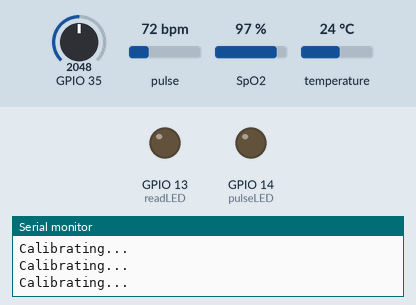
This sketch was run on a simulated ESP32. On the bench: output pins drawn as LEDs (lit = HIGH), the last lines printed to the serial monitor. The test bench sets the inputs (shaded band); at power-on: GPIO 35 = 2048, pulse 72 bpm, SpO2 97 %, temperature 24 °C (analog values on the 0–4095 scale). WiFi joins after 1.5 s; servers stay silent unless stated; uploads are accepted with an empty reply.

Above: at 2.7 s.
At 7.7 s:
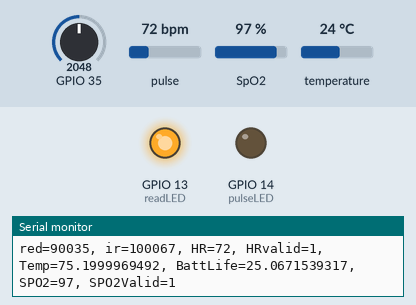
Timing chart, 0 to 9.5 s (numbered marks = the images above):
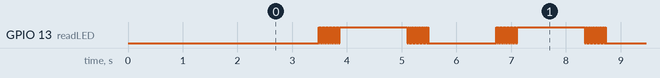

The sketch:

HOSAILCDMACCode23v2.ino
```cpp
/*
  Name: Wilson Dhalwani
  Date: 5/9/23
  Projekt: HOSA ILC DMAC
  Credits:
    -> SparkFun MAX3010x Sensor Library for help with GYMAX30102 Sensor
    -> https://www.instructables.com/DS18B20-temperature-probe-with-LCD/ for help with temp sensor
    -> https://randomnerdtutorials.com/esp32-wifimulti/#:~:text=It%20allows%20you%20to%20register,next%20network%20on%20the%20list for help with multiconnectWifi
    -> Giacomo Pugliese for help with website interfacing
    -> Myself for the rest (yes I actually had to program a lot; it was fun tho)
  Notes:
    Hello either Future Wilson or HOSA ILC Judges!!!! :))
      -> If Future Wilson:
          > Make sure to change the wifi for the one that is currently accesible
          > Also Battery Capacitance
            - Prob will either be 500 mAh or 2000 mAh
          > Light Table
            - Red: Bad; Some Error (Reset board and adjust; Check serial monitor)
            - Green: GOOD GOOD GOOD YOU ARE FINALLY DOING SOMETHING GOOD
            - Blue: We be loadin yk
          //////////////////////////////////////////////////////////////////////////////////////////////> deviceID = 123005; CAN BE FOUND DOWN BELOW
          > deviceID = 5261; CAN BE FOUND DOWN BELOW
      -> If HOSA ILC Judges:
          > Have a good day, and enjoy our projekt !!!!
*/


//Libraries
#include <Arduino.h>
#include <WiFi.h>
#include <WiFiMulti.h>
#include <HTTPClient.h>
#include <SoftwareSerial.h>
#include <OneWire.h>
#include "MAX30105.h"
#include "spo2_algorithm.h"
#include "heartRate.h"

//WIFI and Website Stuff
  //HOME
  //  const char* WIFI_SSID = "wifiuser";
  //  const char* WIFI_PASS = "wifipassword";
  //SCHOOL
  //  const char* WIFI_SSID = "Bergen-Staff";
  //  const char* WIFI_PASS = "I@m@nEduc@tor";
  //GIACOMO iPhone
  //  const char* WIFI_SSID = "Giacomo-iPhone";
  //  const char* WIFI_PASS = "Octane3245";
  //Wilson iPhone
    const char* WIFI_SSID = "Midlandswim iPhone";
    const char* WIFI_PASS = "wd123456";
  //HOSA ILC
  //  const char* WIFI_SSID = "HOSAILC23";
  //  const char* WIFI_PASS = "2023!Hosa";


//Wifi & Website
  const char* FASTAPI_BACKEND_URL = "https://smart-chart-backend-8726395027f2.herokuapp.com/data";
  HTTPClient http;

//Temp Sensor Stuff
  int DS18S20_Pin = 32;        //DS18S20 Signal pin on digital 32
  char tmpstring[10];
  OneWire ds(DS18S20_Pin);   //Temperature chip i/o

//battery Stuff
  const float VOLTAGE_DIVIDER_RATIO = 2.0;   // Voltage divider ratio
  const float VOLTAGE_DIVIDER_OFFSET = 0.0;  // Voltage divider offset
  const float BATTERY_CAPACITY = 500.0;      // Battery capacity in mAh
  //const float BATTERY_CAPACITY = 2000.0;      // Battery capacity in mAh  FOR BIG BOI BATTERY
  const float BATTERY_VOLTAGE_MIN = 3.0;     // Minimum safe battery voltage
  //const float BATTERY_VOLTAGE_MID = 3.7;     // Minimum safe battery voltage NEVER USED, ONLY FOR REFERENCE
  const float BATTERY_VOLTAGE_MAX = 4.2;     // Maximum safe battery voltage
  float battery_voltage = 0.0;     // Battery voltage in volts
  float battery_percentage = 0.0;  // Battery life percentage

//PulseOxi Sensor Stuff
  MAX30105 particleSensor;
  #define MAX_BRIGHTNESS 255
  #if defined(__AVR_ATmega328P__) || defined(__AVR_ATmega168__)
  //Arduino Uno doesn't have enough SRAM to store 100 samples of IR led data and red led data in 32-bit format
  //To solve this problem, 16-bit MSB of the sampled data will be truncated. Samples become 16-bit data.
  uint16_t irBuffer[100];   //infrared LED sensor data
  uint16_t redBuffer[100];  //red LED sensor data
  #else
  uint32_t irBuffer[100];   //infrared LED sensor data
  uint32_t redBuffer[100];  //red LED sensor data
  #endif
  int32_t bufferLength;   //data length
  int32_t spo2;           //SPO2 value
  int8_t validSPO2;       //indicator to show if the SPO2 calculation is valid
  int32_t heartRate;      //heart rate value
  int8_t validHeartRate;  //indicator to show if the heart rate calculation is valid
  byte pulseLED = 14;  //Must be on PWM pin
  byte readLED = 13;   //Blinks with each data read

//Where the fun begins! Initilization
void setup() {
  //board initator
    Serial.begin(115200);

  WiFi.begin(WIFI_SSID, WIFI_PASS);

  while (WiFi.status() != WL_CONNECTED) {
    delay(1000);
    Serial.println("Connecting to Wi-Fi...");
    neopixelWrite(0, 0, 0, 255);
  }

  Serial.println("Connected to Wi-Fi!");
  neopixelWrite(0, 0, 255, 0);

  // Configure ADC for 12-bit resolution and voltage range of 0-3.3V
    analogReadResolution(12);
    analogSetAttenuation(ADC_11db);
    pinMode(pulseLED, OUTPUT);
    pinMode(readLED, OUTPUT);

  // Initialize sensor
    if (!particleSensor.begin(Wire, I2C_SPEED_FAST))  //Use default I2C port, 400kHz speed
    {
      Serial.println(F("MAX30105 was not found. Please check wiring/power."));
      neopixelWrite(0, 255, 0, 0);
      while (1)
        ;
    }

  //load and implement custom settings
    neopixelWrite(0, 0, 255, 0);
    byte ledBrightness = 60;  //Options: 0=Off to 255=50mA
    byte sampleAverage = 1;   //Options: 1, 2, 4, 8, 16, 32  (1 gives way more accurate bpm)
    byte ledMode = 2;         //Options: 1 = Red only, 2 = Red + IR, 3 = Red + IR + Green
    byte sampleRate = 100;    //Options: 50, 100, 200, 400, 800, 1000, 1600, 3200
    int pulseWidth = 411;     //Options: 69, 118, 215, 411
    int adcRange = 4096;      //Options: 2048, 4096, 8192, 16384

    particleSensor.setup(ledBrightness, sampleAverage, ledMode, sampleRate, pulseWidth, adcRange);  //Configure sensor with these settings
}

//gettemp from sensor function
float getTemp() {
  //returns the temperature from one DS18S20 in DEG Celsius

  byte data[12];
  byte addr[8];

  if (!ds.search(addr)) {
    //no more sensors on chain, reset search
    ds.reset_search();
    return -1000;
  }

  if (OneWire::crc8(addr, 7) != addr[7]) {
    Serial.println("CRC is not valid!");
    neopixelWrite(0, 255, 0, 0);
    return -1000;
  }

  if (addr[0] != 0x10 && addr[0] != 0x28) {
    Serial.print("Device is not recognized");
    neopixelWrite(0, 255, 0, 0);
    return -1000;
  }

  ds.reset();
  ds.select(addr);
  ds.write(0x44, 1);  // start conversion, with parasite power on at the end

  byte present = ds.reset();
  ds.select(addr);
  ds.write(0xBE);  // Read Scratchpad

  for (int i = 0; i < 9; i++) {  // we need 9 bytes
    data[i] = ds.read();
  }

  ds.reset_search();

  byte MSB = data[1];
  byte LSB = data[0];

  float tempRead = ((MSB << 8) | LSB);  //using two's compliment
  float TemperatureSum = tempRead / 16;

  return TemperatureSum;
}

//Where the fun perpetuates into either bliss or chaos....
void loop() {

  //temp sensor
    float temperature = getTemp();
    float tmp = (int)temperature;   //in celsious
    float tempF = ((tmp * 1.8) + 32);   //1.8 = 9/5 so gives farenheit
    Serial.println(tempF);

  //batteryLife
    // Read battery voltage using voltage divider circuit
    int battery_adc_value = analogRead(35);                                                    // ADC channel 35 (GPIO35)
    float battery_adc_voltage = (battery_adc_value / 4095.0) * 3.3;                            // Convert ADC value to voltage
    battery_voltage = (battery_adc_voltage * VOLTAGE_DIVIDER_RATIO) + VOLTAGE_DIVIDER_OFFSET;  // Calculate battery voltage
    // Calculate battery life percentage
    battery_percentage = ((battery_voltage - BATTERY_VOLTAGE_MIN) / (BATTERY_VOLTAGE_MAX - BATTERY_VOLTAGE_MIN)) * 100.0;
    if (battery_percentage > 100.0) {
      battery_percentage = 100.0;
    } else if (battery_percentage < 0.0) {
      battery_percentage = 0.0;
    }
    // Print battery information to serial monitor
    Serial.print("Battery Voltage: ");
    Serial.print(battery_voltage, 2);
    Serial.print(" V, Battery Life: ");
    Serial.print(battery_percentage, 0);
    Serial.println("%");

  //MAX30102
    bufferLength = 100;  //buffer length of 100 stores 4 seconds of samples running at 25sps
    //read the first 100 samples, and determine the signal range
    for (byte i = 0; i < bufferLength; i++) {
      while (particleSensor.available() == false)  //do we have new data?
        particleSensor.check();                    //Check the sensor for new data
      redBuffer[i] = particleSensor.getRed();
      irBuffer[i] = particleSensor.getIR();
      particleSensor.nextSample();  //We're finished with this sample so move to next sample
      neopixelWrite(0, 0, 0, 255);
      Serial.println("Calibrating...");
      // Serial.print(F("red="));
      // Serial.print(redBuffer[i], DEC);
      // Serial.print(F(", ir="));
      // Serial.println(irBuffer[i], DEC);
    }

    //calculate heart rate and SpO2 after first 100 samples (first 4 seconds of samples)
    maxim_heart_rate_and_oxygen_saturation(irBuffer, bufferLength, redBuffer, &spo2, &validSPO2, &heartRate, &validHeartRate);


  //Continuously taking samples from MAX30102, temp sensor, and then sends to website.
  while (1) {

    //data assignments
      float temp = tempF;
      float battLife = battery_percentage;
      int deviceID = 5261;
      float HeartRate = heartRate;  //HR should be between 60 and 95
      float Spo2 = spo2;       //SPO2 should be between 95 and 100
      float alive = 1;


    //send data to Website
      if (WiFi.status() == WL_CONNECTED) {
        String json = "{\"temp\": " + String(temp) + ", \"battLife\": " + String(battLife) + ", \"deviceID\": " + String(deviceID) + ", \"HeartRate\": " + String(HeartRate) + ", \"Spo2\": " + String(Spo2) + ", \"alive\": " + String(alive) + "}";
        http.begin(FASTAPI_BACKEND_URL);
        http.addHeader("Content-Type", "application/json");
        //Serial.println("Hello");
        int httpCode = http.POST(json);
        String payload = http.getString();

        if (httpCode > 0) {
          Serial.println("Values sent to the FastAPI backend!");
          neopixelWrite(0, 0, 255, 0);
        } else {
          neopixelWrite(0, 255, 0, 0);
          Serial.print("Error sending values. HTTP code: ");
          Serial.println(httpCode);
        }

        http.end();
      } else {
        Serial.println("Error connecting to the FastAPI backend!");
        neopixelWrite(0, 255, 0, 0);
      }

    //help the memory
      //dumping the first 25 sets of samples in the memory and shift the last 75 sets of samples to the top
      for (byte i = 25; i < 100; i++) {
        redBuffer[i - 25] = redBuffer[i];
        irBuffer[i - 25] = irBuffer[i];
      }

    //keep taking data, end if no finger
      //take 25 sets of samples before calculating the heart rate.
      for (byte i = 75; i < 100; i++) {
        while (particleSensor.available() == false)  //do we have new data?
          particleSensor.check();                    //Check the sensor for new data

        digitalWrite(readLED, !digitalRead(readLED));  //Blink onboard LED with every data read

        redBuffer[i] = particleSensor.getRed();
        irBuffer[i] = particleSensor.getIR();
        particleSensor.nextSample();  //We're finished with this sample so move to next sample

        if (irBuffer[i] < 6000) {
          Serial.println(F("No Finger in Clip! Reset Board."));
          neopixelWrite(0, 255, 0, 0);
          while (1);
        }

      //display that info to Serial monitor
        //send samples and calculation result to terminal program through UART
        Serial.print(F("red="));
        Serial.print(redBuffer[i], DEC);
        Serial.print(F(", ir="));
        Serial.print(irBuffer[i], DEC);

        Serial.print(F(", HR="));
        Serial.print(heartRate, DEC);

        Serial.print(F(", HRvalid="));
        Serial.print(validHeartRate, DEC);

        Serial.print(F(", Temp="));
        Serial.print(tempF, DEC);

        Serial.print(F(", BattLife="));
        Serial.print(battery_percentage, DEC);

        Serial.print(F(", SPO2="));
        Serial.print(spo2, DEC);

        Serial.print(F(", SPO2Valid="));
        Serial.println(validSPO2, DEC);
    }

    //MAX30102
      //After gathering 25 new samples recalculate HR and SP02
      maxim_heart_rate_and_oxygen_saturation(irBuffer, bufferLength, redBuffer, &spo2, &validSPO2, &heartRate, &validHeartRate);

    //tempSensor
      float temperature = getTemp();
      float tmp = (int)temperature;
      float tempF = ((tmp * 1.8) + 32);

    //batteryLife
      // Read battery voltage using voltage divider circuit
      int battery_adc_value = analogRead(35);                                                    // ADC channel 35 (GPIO35)
      float battery_adc_voltage = (battery_adc_value / 4095.0) * 3.3;                            // Convert ADC value to voltage
      battery_voltage = (battery_adc_voltage * VOLTAGE_DIVIDER_RATIO) + VOLTAGE_DIVIDER_OFFSET;  // Calculate battery voltage
      // Calculate battery life percentage
      battery_percentage = ((battery_voltage - BATTERY_VOLTAGE_MIN) / (BATTERY_VOLTAGE_MAX - BATTERY_VOLTAGE_MIN)) * 100.0;
      if (battery_percentage > 100.0) {
      battery_percentage = 100.0;
      } else if (battery_percentage < 0.0) {
        battery_percentage = 0.0;
      }

    delay(1000);
  }
}
```

Measured:
- by itself, GPIO 13 (readLED): moves between LOW and HIGH, repeating every 3.2 s
